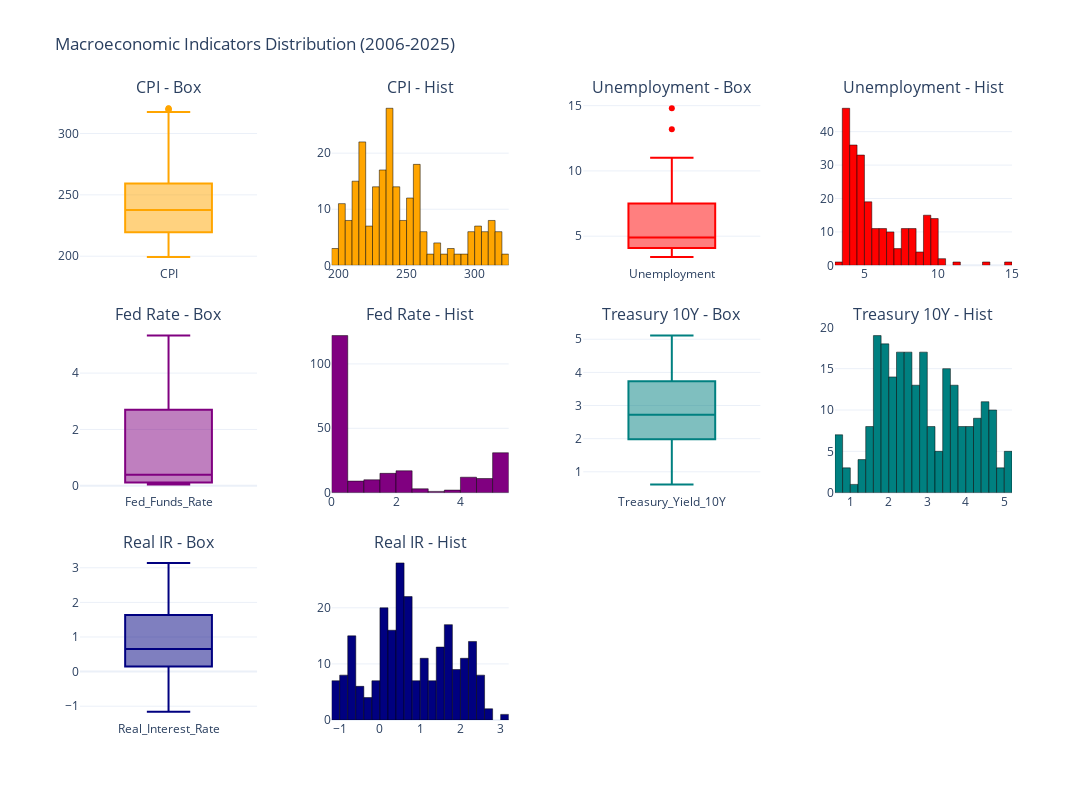

Notebook source saved alongside this figure:
### Code cell
# 3. Macroeconomic Indicators Distribution
filtered_df = pd.read_csv("../data/filtered_data.csv", index_col='Date', parse_dates=True)

macro_features = ['CPI', 'Unemployment', 'Fed_Funds_Rate', 'Treasury_Yield_10Y', 'Real_Interest_Rate']

# Need 3 rows to fit 5 features (2 features per row, last row has 1)
fig = make_subplots(
    rows=3, cols=4,
    subplot_titles=[
        'CPI - Box', 'CPI - Hist',
        'Unemployment - Box', 'Unemployment - Hist',
        'Fed Rate - Box', 'Fed Rate - Hist',
        'Treasury 10Y - Box', 'Treasury 10Y - Hist',
        'Real IR - Box', 'Real IR - Hist'
    ],
    vertical_spacing=0.10,
    horizontal_spacing=0.08,
    specs=[
        [{"type": "box"}, {"type": "histogram"}, {"type": "box"}, {"type": "histogram"}],
        [{"type": "box"}, {"type": "histogram"}, {"type": "box"}, {"type": "histogram"}],
        [{"type": "box"}, {"type": "histogram"}, None, None]
    ]
)

colors = ['orange', 'red', 'purple', 'teal', 'navy']

for idx, (feature, color) in enumerate(zip(macro_features, colors)):
    row = idx // 2 + 1
    col_box = (idx % 2) * 2 + 1
    col_hist = col_box + 1
    
    # Boxplot
    fig.add_trace(
        go.Box(
            y=filtered_df[feature],
            name=feature,
            marker=dict(color=color),
            showlegend=False
        ),
        row=row, col=col_box
    )
    
    # Histogram
    fig.add_trace(
        go.Histogram(
            x=filtered_df[feature],
            name=feature,
            marker=dict(color=color, line=dict(color='black', width=0.5)),
            nbinsx=25,
            showlegend=False
        ),
        row=row, col=col_hist
    )

fig.update_layout(
    title="Macroeconomic Indicators Distribution (2006-2025)",
    width=1200,
    height=800,
    template='plotly_white',
    showlegend=False
)

fig.show()

### Figure 1 — Plotly figure (JSON) as saved in the notebook; plotly's stock layout.template omitted (floating-point values rounded to 4 significant figures; data arrays with more than 128 entries replaced by an {"elided": "..."} marker saying what was removed)
{"data": [{"marker": {"color": "orange"}, "name": "CPI", "showlegend": false, "type": "box", "xaxis": "x", "y": {"elided": "233 float values"}, "yaxis": "y"}, {"marker": {"color": "orange", "line": {"color": "black", "width": 0.5}}, "name": "CPI", "nbinsx": 25, "showlegend": false, "type": "histogram", "x": {"elided": "233 float values"}, "xaxis": "x2", "yaxis": "y2"}, {"marker": {"color": "red"}, "name": "Unemployment", "showlegend": false, "type": "box", "xaxis": "x3", "y": {"elided": "233 float values"}, "yaxis": "y3"}, {"marker": {"color": "red", "line": {"color": "black", "width": 0.5}}, "name": "Unemployment", "nbinsx": 25, "showlegend": false, "type": "histogram", "x": {"elided": "233 float values"}, "xaxis": "x4", "yaxis": "y4"}, {"marker": {"color": "purple"}, "name": "Fed_Funds_Rate", "showlegend": false, "type": "box", "xaxis": "x5", "y": {"elided": "233 float values"}, "yaxis": "y5"}, {"marker": {"color": "purple", "line": {"color": "black", "width": 0.5}}, "name": "Fed_Funds_Rate", "nbinsx": 25, "showlegend": false, "type": "histogram", "x": {"elided": "233 float values"}, "xaxis": "x6", "yaxis": "y6"}, {"marker": {"color": "teal"}, "name": "Treasury_Yield_10Y", "showlegend": false, "type": "box", "xaxis": "x7", "y": {"elided": "233 float values"}, "yaxis": "y7"}, {"marker": {"color": "teal", "line": {"color": "black", "width": 0.5}}, "name": "Treasury_Yield_10Y", "nbinsx": 25, "showlegend": false, "type": "histogram", "x": {"elided": "233 float values"}, "xaxis": "x8", "yaxis": "y8"}, {"marker": {"color": "navy"}, "name": "Real_Interest_Rate", "showlegend": false, "type": "box", "xaxis": "x9", "y": {"elided": "233 float values"}, "yaxis": "y9"}, {"marker": {"color": "navy", "line": {"color": "black", "width": 0.5}}, "name": "Real_Interest_Rate", "nbinsx": 25, "showlegend": false, "type": "histogram", "x": {"elided": "233 float values"}, "xaxis": "x10", "yaxis": "y10"}], "layout": {"annotations": [{"font": {"size": 16}, "showarrow": false, "text": "CPI - Box", "x": 0.095, "xanchor": "center", "xref": "paper", "y": 1, "yanchor": "bottom", "yref": "paper"}, {"font": {"size": 16}, "showarrow": false, "text": "CPI - Hist", "x": 0.365, "xanchor": "center", "xref": "paper", "y": 1, "yanchor": "bottom", "yref": "paper"}, {"font": {"size": 16}, "showarrow": false, "text": "Unemployment - Box", "x": 0.635, "xanchor": "center", "xref": "paper", "y": 1, "yanchor": "bottom", "yref": "paper"}, {"font": {"size": 16}, "showarrow": false, "text": "Unemployment - Hist", "x": 0.905, "xanchor": "center", "xref": "paper", "y": 1, "yanchor": "bottom", "yref": "paper"}, {"font": {"size": 16}, "showarrow": false, "text": "Fed Rate - Box", "x": 0.095, "xanchor": "center", "xref": "paper", "y": 0.6333, "yanchor": "bottom", "yref": "paper"}, {"font": {"size": 16}, "showarrow": false, "text": "Fed Rate - Hist", "x": 0.365, "xanchor": "center", "xref": "paper", "y": 0.6333, "yanchor": "bottom", "yref": "paper"}, {"font": {"size": 16}, "showarrow": false, "text": "Treasury 10Y - Box", "x": 0.635, "xanchor": "center", "xref": "paper", "y": 0.6333, "yanchor": "bottom", "yref": "paper"}, {"font": {"size": 16}, "showarrow": false, "text": "Treasury 10Y - Hist", "x": 0.905, "xanchor": "center", "xref": "paper", "y": 0.6333, "yanchor": "bottom", "yref": "paper"}, {"font": {"size": 16}, "showarrow": false, "text": "Real IR - Box", "x": 0.095, "xanchor": "center", "xref": "paper", "y": 0.2667, "yanchor": "bottom", "yref": "paper"}, {"font": {"size": 16}, "showarrow": false, "text": "Real IR - Hist", "x": 0.365, "xanchor": "center", "xref": "paper", "y": 0.2667, "yanchor": "bottom", "yref": "paper"}], "height": 800, "showlegend": false, "title": {"text": "Macroeconomic Indicators Distribution (2006-2025)"}, "width": 1200, "xaxis": {"anchor": "y", "domain": [0, 0.19]}, "xaxis10": {"anchor": "y10", "domain": [0.27, 0.46]}, "xaxis2": {"anchor": "y2", "domain": [0.27, 0.46]}, "xaxis3": {"anchor": "y3", "domain": [0.54, 0.73]}, "xaxis4": {"anchor": "y4", "domain": [0.81, 1]}, "xaxis5": {"anchor": "y5", "domain": [0, 0.19]}, "xaxis6": {"anchor": "y6", "domain": [0.27, 0.46]}, "xaxis7": {"anchor": "y7", "domain": [0.54, 0.73]}, "xaxis8": {"anchor": "y8", "domain": [0.81, 1]}, "xaxis9": {"anchor": "y9", "domain": [0, 0.19]}, "yaxis": {"anchor": "x", "domain": [0.7333, 1]}, "yaxis10": {"anchor": "x10", "domain": [0, 0.2667]}, "yaxis2": {"anchor": "x2", "domain": [0.7333, 1]}, "yaxis3": {"anchor": "x3", "domain": [0.7333, 1]}, "yaxis4": {"anchor": "x4", "domain": [0.7333, 1]}, "yaxis5": {"anchor": "x5", "domain": [0.3667, 0.6333]}, "yaxis6": {"anchor": "x6", "domain": [0.3667, 0.6333]}, "yaxis7": {"anchor": "x7", "domain": [0.3667, 0.6333]}, "yaxis8": {"anchor": "x8", "domain": [0.3667, 0.6333]}, "yaxis9": {"anchor": "x9", "domain": [0, 0.2667]}}}
